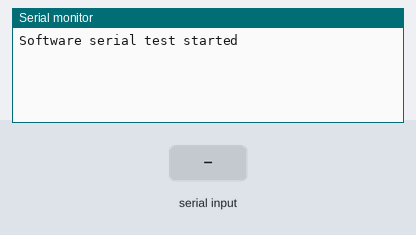
Bench run of a sketch on a simulated Arduino Uno, built with avr-gcc and run on an emulated ATmega328P. On the bench: the last lines printed to the serial monitor. Inputs (shaded band) come from the test bench.

Above: at 1.2 s.
1.3 s: "1" received over the second serial link
At 2.0 s:
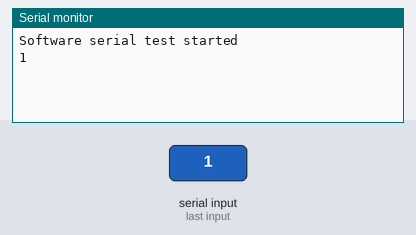
2.8 s: "0" received over the second serial link
At 3.2 s:
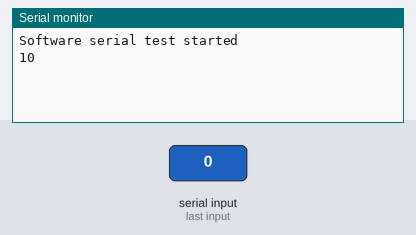

The sketch:

sketch_may14b.ino
```cpp
#include <SoftwareSerial.h>

SoftwareSerial swSer(4, 5); //Define hardware connections

void setup() {
  Serial.begin(57600);   //Initialize hardware serial with baudrate of 115200
  swSer.begin(9600);    //Initialize software serial with baudrate of 115200

  Serial.println("\nSoftware serial test started");
}

void loop() {
  while (swSer.available() > 0) {  //wait for data at software serial
    Serial.write(swSer.read()); //Send data recived from software serial to hardware serial
  }
  while (Serial.available() > 0) { //wait for data at hardware serial
    swSer.write(Serial.read());     //send data recived from hardware serial to software serial
  }

}
```

Measured:
- after the input at 1.3 s, the serial monitor: prints a new line at once (image 1)
- after the input at 2.8 s, the serial monitor: prints a new line at once (image 2)
